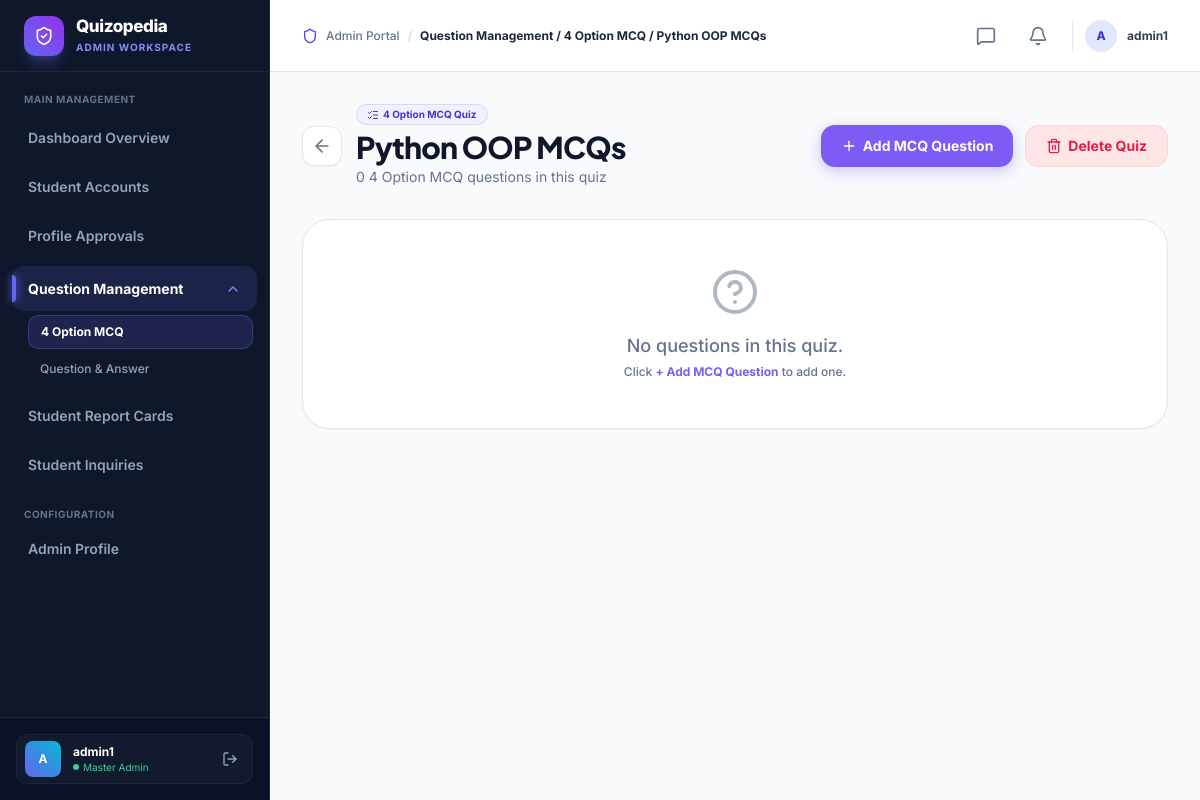
/questions/subject/4/?type=mcq (signed in), run on an earlier commit of the app's database.
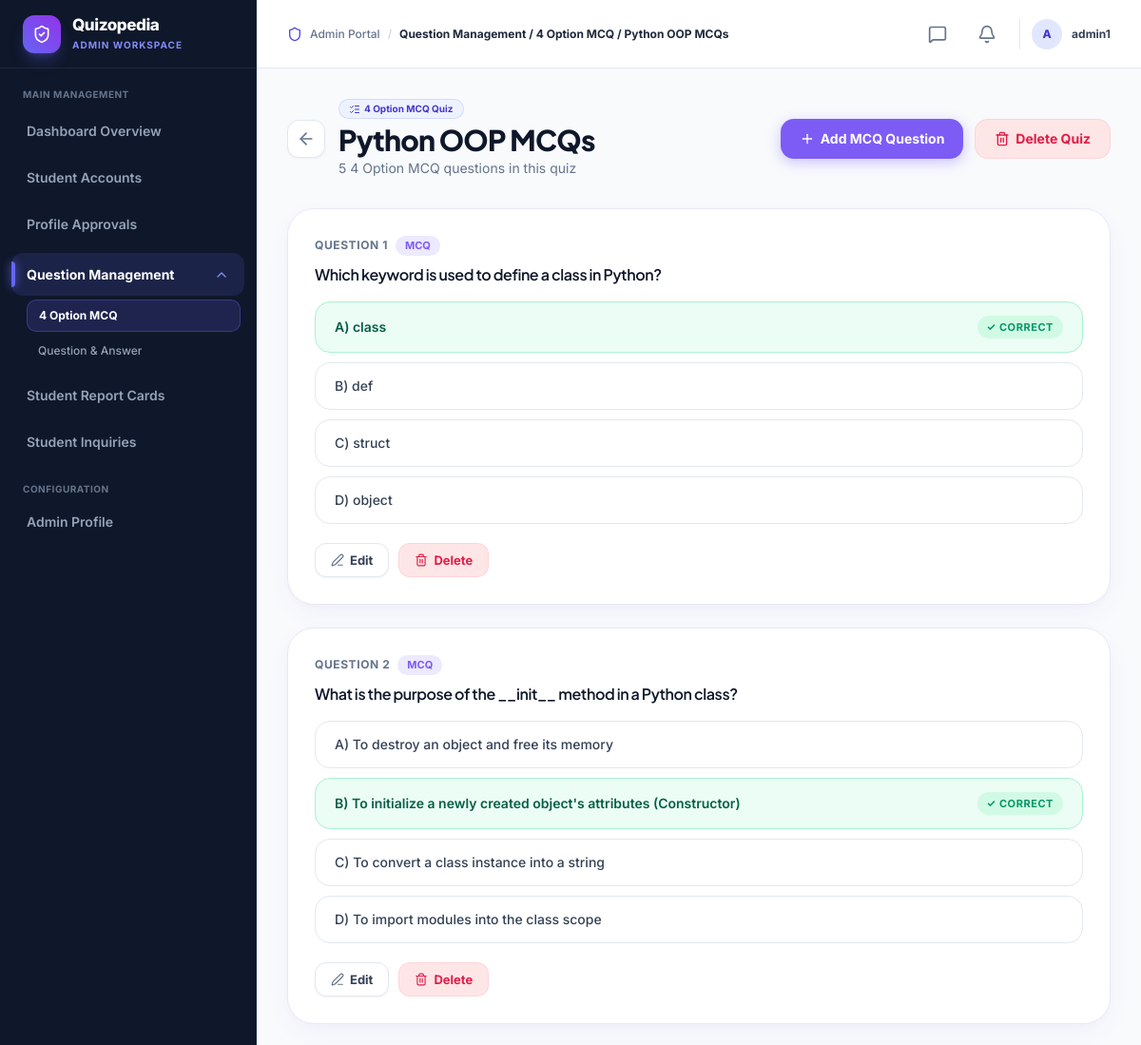
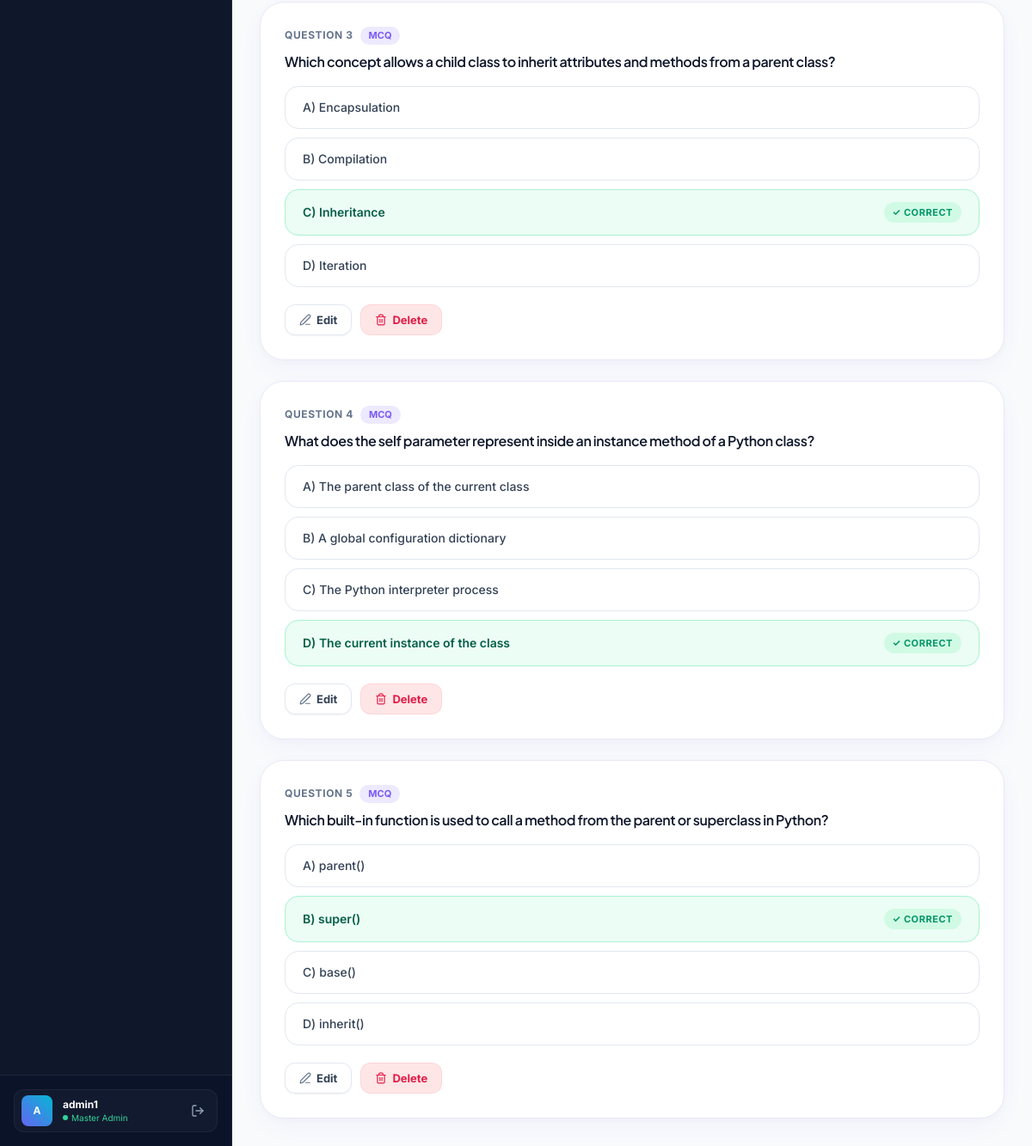
And on a later commit of the database (2 pictures, top to bottom).
### user/models.py (models this page shows, shortened)
class Question(models.Model):
    QUESTION_TYPE_CHOICES = [
        ('qna', 'Question & Answer'),
        ('mcq', '4 Option MCQ'),
    ]
    subject = models.ForeignKey(Subject, on_delete=models.CASCADE, related_name='questions')
    question_type = models.CharField(max_length=3, choices=QUESTION_TYPE_CHOICES, default='qna')
    question_text = models.TextField()
    option_a = models.CharField(max_length=255, default="")
    option_b = models.CharField(max_length=255, default="")
    option_c = models.CharField(max_length=255, default="")
    option_d = models.CharField(max_length=255, default="")
    correct_option = models.CharField(
        max_length=1,
        choices=[('A', 'Option A'), ('B', 'Option B'), ('C', 'Option C'), ('D', 'Option D')],
        default='A'
    )
    @property
    def is_mcq(self):
        return self.question_type == 'mcq'

### adminpanel/views.py (the view, shortened to what this page needs)
# urls.py: path('questions/subject/<int:pk>/', views.subject_questions, name='subject_questions'),
@admin_required
def subject_questions(request, pk):
    subject = get_object_or_404(Subject, id=pk)
    qtype = request.GET.get('type', '').strip().lower()
    if qtype in ['mcq', 'qna']:
        questions = subject.questions.filter(question_type=qtype).order_by('id')
    return render(request, 'adminpanel/subject_questions.html', {
        'subject': subject,
        'questions': questions,
        'active_qtype': qtype,
    })

### user/models.py (called while the page is built)
    def _translate_aliases(self, kwargs):
        new_kwargs = {}
        for k, v in kwargs.items():
            if k == 'status' and isinstance(v, str):
                v = v.strip().lower()
            if k == 'name' or k.startswith('name__'):
                new_kwargs['sender_' + k] = v
            elif k == 'email' or k.startswith('email__'):
                new_kwargs['sender_' + k] = v
            elif k == 'timestamp' or k.startswith('timestamp__'):
                new_kwargs['created_at' + k[9:]] = v
            else:
                new_kwargs[k] = v
        return new_kwargs

    def filter(self, *args, **kwargs):
        return super().filter(*args, **self._translate_aliases(kwargs))

### adminpanel/templates/adminpanel/subject_questions.html (shortened to what the changed rows need)
{% extends 'adminpanel/base.html' %}
{% block content %}
<div class="mb-8 flex flex-col sm:flex-row sm:items-center sm:justify-between gap-4">
  <div class="flex items-center gap-3.5">
    <div>
      <div class="flex items-center gap-2 mb-1">
        {% if active_qtype == 'mcq' %}
        <span class="inline-flex items-center gap-1 px-2.5 py-0.5 rounded-full text-[10px] font-bold bg-indigo-50 text-indigo-700 border border-indigo-200/70">
        </span>
        {% else %}
        <span class="inline-flex items-center gap-1 px-2.5 py-0.5 rounded-full text-[10px] font-bold bg-indigo-50 text-indigo-700 border border-indigo-200/70">
          <i data-lucide="message-square" class="w-3 h-3"></i> Question &amp; Answer Quiz
        </span>
        {% endif %}
      </div>
      <h1 class="text-2xl sm:text-3xl font-extrabold tracking-tight text-[#0f172a]">{{ subject.name }}</h1>
      <p class="text-[#64748b] text-sm mt-0.5 font-normal">
        {{ questions.count }} {% if active_qtype == 'mcq' %}4 Option MCQ{% else %}Question &amp; Answer{% endif %} question{{ questions.count|pluralize }} in this quiz
      </p>
    </div>
  </div>
</div>
{% if questions %}
<div class="space-y-6">
  {% for q in questions %}
  <div class="rounded-[28px] p-6 sm:p-7 bg-white border border-[#eae8f7] shadow-[0_10px_30px_-5px_rgba(124,92,245,0.06),0_2px_8px_rgba(0,0,0,0.02)] flex flex-col">
    <div class="flex items-center gap-2 mb-2">
      <span class="text-xs font-bold text-[#64748b] tracking-wider uppercase">QUESTION {{ forloop.counter }}</span>
      {% if q.is_mcq %}
      <span class="text-[11px] font-bold px-2.5 py-0.5 rounded-full bg-[#ede9fe] text-[#7c5cf5]">MCQ</span>
      {% else %}
      <span class="text-[11px] font-bold px-2.5 py-0.5 rounded-full bg-[#ede9fe] text-[#7c5cf5]">Q&amp;A</span>
      {% endif %}
    </div>
    <h3 class="text-[15px] sm:text-base font-semibold text-[#0f172a] leading-relaxed mb-4">
      {{ q.question_text }}
    </h3>
    {% if q.is_mcq %}
    <div class="space-y-2.5 mb-5">
      {% if q.option_a %}
      <div class="flex items-center justify-between px-4 py-3 sm:px-5 sm:py-3.5 rounded-[16px] transition-all
        {% if q.correct_option == 'A' %}bg-[#ecfdf5] border border-[#a7f3d0]{% else %}bg-white border border-[#e2e8f0]{% endif %}">
        <span class="text-sm {% if q.correct_option == 'A' %}font-semibold text-[#065f46]{% else %}font-medium text-[#334155]{% endif %}">A) {{ q.option_a }}</span>
        {% if q.correct_option == 'A' %}
        <span class="text-[11px] font-bold tracking-wider px-2.5 py-1 rounded-full bg-[#d1fae5] text-[#059669] uppercase flex items-center gap-1 shrink-0">&check; CORRECT</span>
        {% endif %}
      </div>
      {% endif %}
      {% if q.option_b %}
      <div class="flex items-center justify-between px-4 py-3 sm:px-5 sm:py-3.5 rounded-[16px] transition-all
        {% if q.correct_option == 'B' %}bg-[#ecfdf5] border border-[#a7f3d0]{% else %}bg-white border border-[#e2e8f0]{% endif %}">
        <span class="text-sm {% if q.correct_option == 'B' %}font-semibold text-[#065f46]{% else %}font-medium text-[#334155]{% endif %}">B) {{ q.option_b }}</span>
        {% if q.correct_option == 'B' %}
        <span class="text-[11px] font-bold tracking-wider px-2.5 py-1 rounded-full bg-[#d1fae5] text-[#059669] uppercase flex items-center gap-1 shrink-0">&check; CORRECT</span>
        {% endif %}
      </div>
      {% endif %}
      {% if q.option_c %}
      <div class="flex items-center justify-between px-4 py-3 sm:px-5 sm:py-3.5 rounded-[16px] transition-all
        {% if q.correct_option == 'C' %}bg-[#ecfdf5] border border-[#a7f3d0]{% else %}bg-white border border-[#e2e8f0]{% endif %}">
        <span class="text-sm {% if q.correct_option == 'C' %}font-semibold text-[#065f46]{% else %}font-medium text-[#334155]{% endif %}">C) {{ q.option_c }}</span>
        {% if q.correct_option == 'C' %}
        <span class="text-[11px] font-bold tracking-wider px-2.5 py-1 rounded-full bg-[#d1fae5] text-[#059669] uppercase flex items-center gap-1 shrink-0">&check; CORRECT</span>
        {% endif %}
      </div>
      {% endif %}
      {% if q.option_d %}
      <div class="flex items-center justify-between px-4 py-3 sm:px-5 sm:py-3.5 rounded-[16px] transition-all
        {% if q.correct_option == 'D' %}bg-[#ecfdf5] border border-[#a7f3d0]{% else %}bg-white border border-[#e2e8f0]{% endif %}">
        <span class="text-sm {% if q.correct_option == 'D' %}font-semibold text-[#065f46]{% else %}font-medium text-[#334155]{% endif %}">D) {{ q.option_d }}</span>
        {% if q.correct_option == 'D' %}
        <span class="text-[11px] font-bold tracking-wider px-2.5 py-1 rounded-full bg-[#d1fae5] text-[#059669] uppercase flex items-center gap-1 shrink-0">&check; CORRECT</span>
        {% endif %}
      </div>
      {% endif %}
    </div>
    {% endif %}
    <div class="flex items-center gap-2.5">
      <a href="{% url 'question_edit' q.id %}"
        class="h-9 px-4 rounded-xl font-bold text-xs sm:text-[13px] bg-white hover:bg-slate-50 text-[#334155] border border-[#e2e8f0] flex items-center gap-1.5 shadow-sm transition-all duration-200 active:scale-95">
        <i data-lucide="edit-3" class="w-3.5 h-3.5 text-[#64748b]"></i> Edit
      </a>
      <form method="POST" action="{% url 'question_delete' q.id %}" onsubmit="return confirm('Are you sure you want to delete this question?');" class="m-0 p-0">
        <button type="submit"
          class="h-9 px-4 rounded-xl font-bold text-xs sm:text-[13px] bg-[#ffe6e6] hover:bg-[#fecdd3] text-[#e11d48] border border-[#fecdd3]/70 flex items-center gap-1.5 transition-all duration-200 active:scale-95" title="Delete question">
          <i data-lucide="trash-2" class="w-3.5 h-3.5 text-[#e11d48]"></i> Delete
        </button>
      </form>
    </div>
  </div>
  {% endfor %}
</div>
{% else %}
<div class="glass-card rounded-[28px] p-12 text-center text-[var(--text-muted)] font-medium">
  <i data-lucide="help-circle" class="w-12 h-12 mx-auto mb-4 opacity-50"></i>
  <p class="text-lg mb-1">No questions in this quiz.</p>
  <p class="text-xs">
    Click
    {% if active_qtype == 'mcq' %}
    <a href="{% url 'question_add_mcq' %}?subject={{ subject.name|urlencode }}" class="text-[#7c5cf5] hover:underline font-bold">+ Add MCQ Question</a>
    {% else %}
    <a href="{% url 'question_add_qna' %}?subject={{ subject.name|urlencode }}" class="text-emerald-600 hover:underline font-bold">+ Add Q&amp;A Question</a>
    {% endif %}
    to add one.
  </p>
</div>
{% endif %}
{% endblock %}

What changed in the data, as far as the page shows it:
added Question: question_type "MCQ", question_text "Which keyword is used to define a class in Python?", option_a "class", correct_option "✓ CORRECT", option_b "def", option_c "struct", option_d "object"
added Question: question_type "MCQ", question_text "What is the purpose of the __init__ method in a Python class?", option_a "To destroy an object and free its memory", option_b "To initialize a newly created object's attributes (Constructor)", correct_option "✓ CORRECT", option_c "To convert a class instance into a string", option_d "To import modules into the class scope"
added Question: question_type "MCQ", question_text "Which concept allows a child class to inherit attributes and methods from a parent class?", option_a "Encapsulation", option_b "Compilation", option_c "Inheritance", correct_option "✓ CORRECT", option_d "Iteration"
added Question: question_type "MCQ", question_text "What does the self parameter represent inside an instance method of a Python class?", option_a "The parent class of the current class", option_b "A global configuration dictionary", option_c "The Python interpreter process", option_d "The current instance of the class", correct_option "✓ CORRECT"
added Question: question_type "MCQ", question_text "Which built-in function is used to call a method from the parent or superclass in Python?", option_a "parent()", option_b "super()", correct_option "✓ CORRECT", option_c "base()", option_d "inherit()"
Also different on the page:
{{ questions.count }}: "0" → "5"
text no longer shown: "No questions in this quiz. Click + Add MCQ Question to add one."
